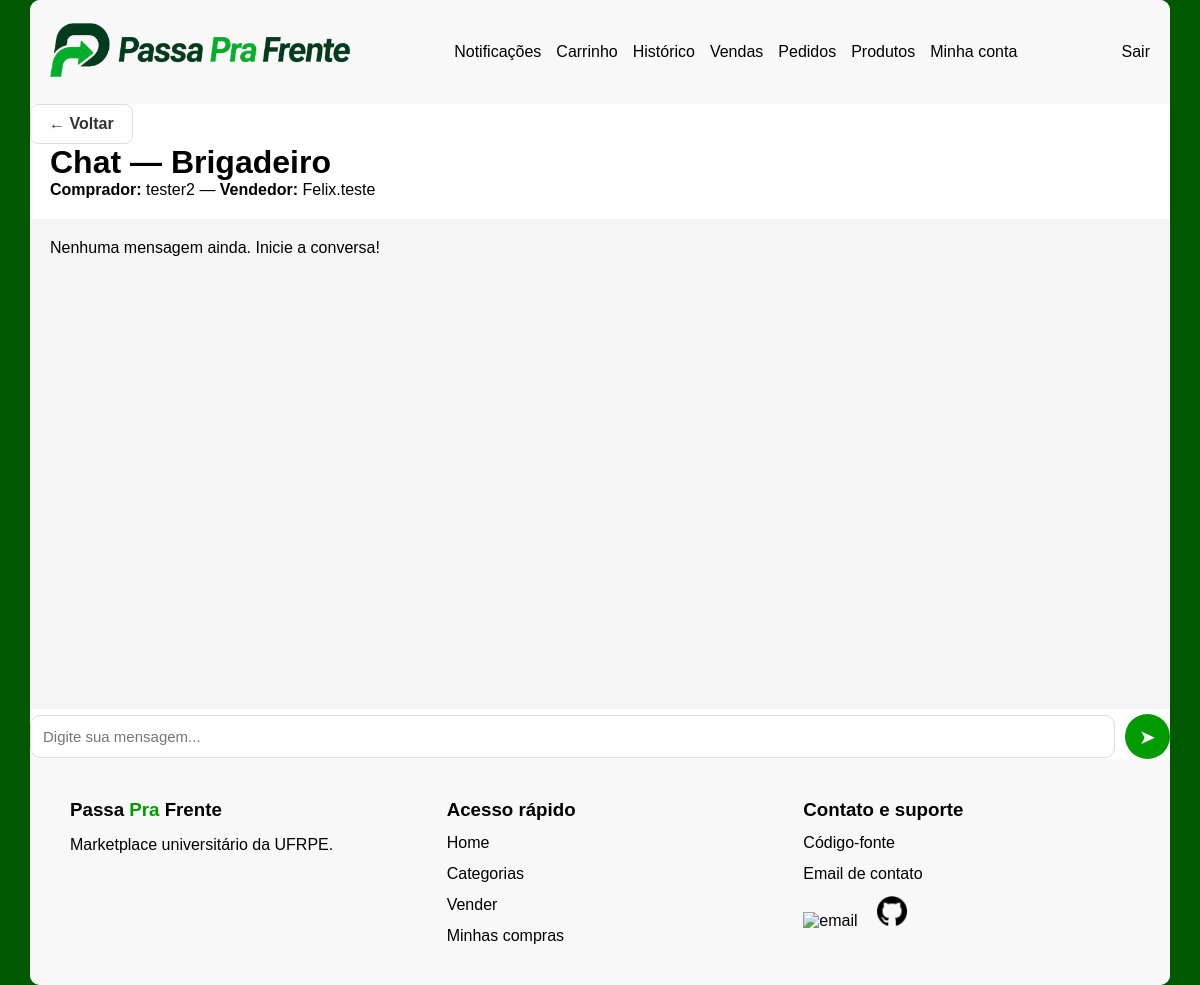
Page /pedidos/chat/1/ (signed in) on the committed database.
### pedidos/models.py (models this page shows, shortened)
class Pedido(models.Model):
    STATUS_CHOICES = [
        ('pendente', 'Pendente'),
        ('compra_confirmada', 'Confirmada pelo vendedor'),
        ('aguardando_confirmacao', 'Aguardando confirmação do comprador'),
        ('finalizado', 'Finalizado (Venda Confirmada)'),
        ('cancelamento_solicitado', 'Cancelamento Solicitado pelo Comprador'),
        ('cancelado', 'Cancelado'),
    ]
    produto = models.ForeignKey(Produto, on_delete=models.CASCADE)
    comprador = models.ForeignKey(
        settings.AUTH_USER_MODEL,
        on_delete=models.CASCADE,
        related_name='compras'
    )
    vendedor = models.ForeignKey(
        settings.AUTH_USER_MODEL,
        on_delete=models.CASCADE,
        related_name='vendas'
    )
    status = models.CharField(
        max_length=30,
        choices=STATUS_CHOICES,
        default='pendente'
    )
    criado_em = models.DateTimeField(auto_now_add=True)
    class Meta:
        unique_together = ('produto', 'comprador')

### produtos/models.py (models this page shows, shortened)
class Produto(models.Model):
    nome = models.CharField(max_length=200)
    descricao = models.TextField()
    preco = models.DecimalField(max_digits=10, decimal_places=2)
    categoria = models.CharField(max_length=50, choices=CATEGORIAS)
    vendido = models.BooleanField(default=False)
    vendedor = models.ForeignKey(
        settings.AUTH_USER_MODEL,
        on_delete=models.CASCADE,
        related_name='produtos'
    )

### accounts/models.py (models this page shows, shortened)
class Usuario(AbstractUser):
    email = models.EmailField(unique=True)
    nickname = models.CharField(max_length=50, unique=True)
    telefone = models.CharField(max_length=11)
    dois_fatores = models.BooleanField(default=False)
    email_verificado = models.BooleanField(default=False)
    USERNAME_FIELD = 'email'
    REQUIRED_FIELDS = ['username', 'nickname', 'telefone']

### pedidos/views.py (the view, shortened to what this page needs)
# urls.py: path('chat/<int:pedido_id>/', ChatView.as_view(),         name='chat'),
class ChatView(LoginRequiredMixin, View):
    def get(self, request, pedido_id):
        pedido = get_object_or_404(Pedido, id=pedido_id)
        comprador = pedido.comprador == request.user
        vendedor = pedido.vendedor == request.user
        if not comprador and not vendedor:
            return redirect('user_menu')
        mensagens = Mensagem.objects.filter(pedido=pedido)
        ultimo_id = mensagens.last().id if mensagens.exists() else 0
        return render(request, 'pedidos/chat.html', {
            'pedido': pedido,
            'mensagens': mensagens,
            'ultimo_id': ultimo_id,
        })

### notificacoes/context_processors.py (called while the page is built)
def notificacoes_nao_lidas(request):
        if not request.user.is_authenticated:
            return {'notificacoes_count': 0}
        count = Notificacao.objects.filter(
            usuario=request.user,
            lida=False
        ).count()
        return {'notificacoes_count': count}

### templates/pedidos/chat.html (shortened to what this page needs)
{% extends 'base.html' %}
{% load static %}
{% block extra_css %}
<link rel="stylesheet" href="{% static 'pedidos/chat.css' %}">
{% endblock %}
{% block content %}
<main>
    <div class="container">
        <a href="{% if pedido.comprador == request.user %}{% url 'meus_pedidos' %}{% else %}{% url 'minhas_vendas' %}{% endif %}" class="back_button">
            ← Voltar
        </a>
        <div class="chat_header">
            <h1>Chat — {{ pedido.produto.nome }}</h1>
            <p>
                <b>Comprador:</b> {{ pedido.comprador.nickname }} —
                <b>Vendedor:</b> {{ pedido.vendedor.nickname }}
            </p>
        </div>
        <div class="chat_mensagens" id="chat_box">
            {% for mensagem in mensagens %}
                <div class="mensagem {% if mensagem.remetente == request.user %}minha{% else %}outra{% endif %}">
                    <p class="remetente">{{ mensagem.remetente.nickname }}</p>
                    <p class="conteudo">{{ mensagem.conteudo }}</p>
                    <p class="hora">{{ mensagem.enviado_em|date:"d/m/Y H:i" }}</p>
                </div>
            {% empty %}
                <p id="sem_mensagens">Nenhuma mensagem ainda. Inicie a conversa!</p>
            {% endfor %}
        </div>
        <div class="chat_form">
            <input type="text" id="input_mensagem" placeholder="Digite sua mensagem..." autocomplete="off">
            <button id="btn_enviar">➤</button>
        </div>
    </div>
</main>
{% endblock %}

### static/base.css (style rules this page uses)
* { margin: 0px; padding: 0px; font-family: Arial, sans-serif; --green1: #009b00; --green-body: #005a00; --white: #ffffff; --grey-button: #e2e2e2bb; --black: #000000; --background1: #f7f7f7dc; }
body { box-sizing: border-box; background-color: var(--green-body); }
.container { max-width: 1140px; margin: auto; }

### static/pedidos/chat.css (style rules this page uses)
.back_button { display: inline-flex; gap: 8px; padding: 10px 18px; background: white; color: #333; text-decoration: none; border: 1px solid #ddd; border-radius: 8px; font-weight: 600; transition: .2s; }
.chat_header { padding: 0px 20px; }
.chat_mensagens { display: flex; flex-direction: column; gap: 10px; height: 450px; overflow-y: auto; padding: 20px; background: #f5f5f5; margin: 20px 0px 5px 0px; }
.chat_form { display: flex; align-items: center; gap: 10px; }
.chat_form input { flex: 1; padding: 12px; border: 1px solid #ddd; border-radius: 10px; font-size: 15px; }
#btn_enviar { width: 45px; height: 45px; border: none; border-radius: 50%; background: #009b00; color: white; font-size: 20px; cursor: pointer; display: flex; align-items: center; justify-content: center; transition: all 0.2s ease; }

### rows in the picture
Pedido: produto.nome "Brigadeiro", comprador.nickname "tester2", vendedor.nickname "Felix.teste"
